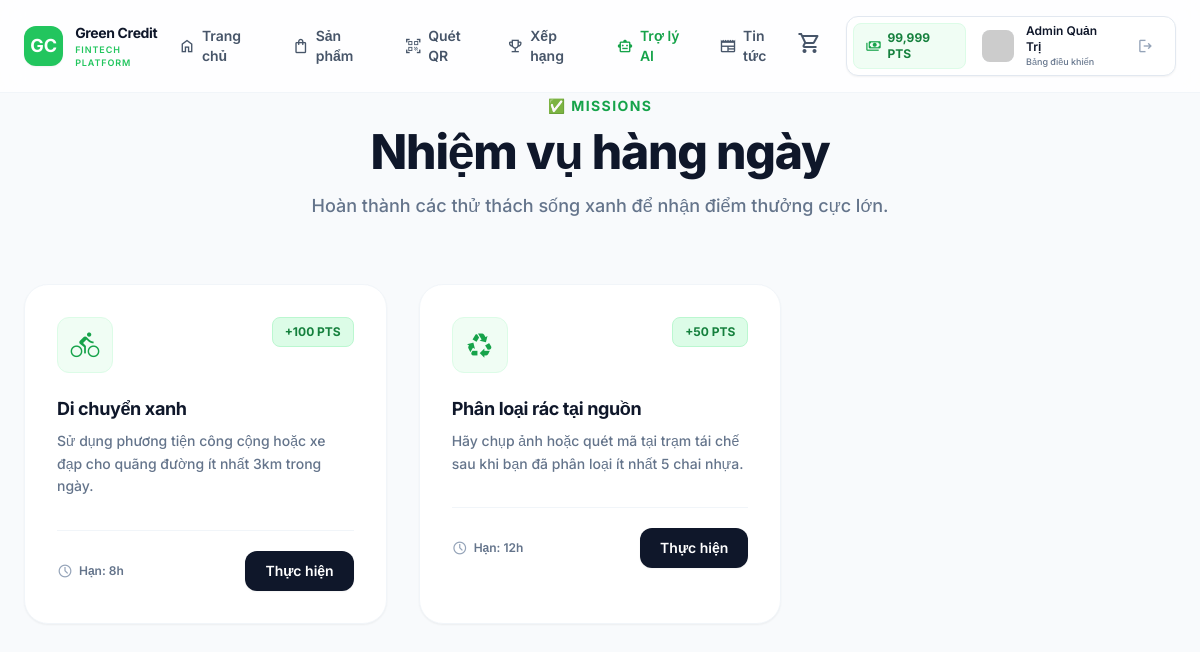
Screenshot of /tasks.php (signed in) with the database file from the repository.
### tables this page shows
CREATE TABLE `users` (
  `id` int(11) NOT NULL AUTO_INCREMENT,
  `username` varchar(50) NOT NULL,
  `email` varchar(100) NOT NULL,
  `password` varchar(255) NOT NULL,
  `full_name` varchar(100) DEFAULT NULL,
  `points` int(11) DEFAULT 0,
  `role` enum('user','admin') DEFAULT 'user',
  `created_at` timestamp DEFAULT current_timestamp(),
  `updated_at` timestamp DEFAULT current_timestamp() ON UPDATE current_timestamp(),
  PRIMARY KEY (`id`),
  UNIQUE KEY `username` (`username`),
  UNIQUE KEY `email` (`email`)
);

CREATE TABLE `tasks` (
  `id` int(11) NOT NULL AUTO_INCREMENT,
  `title` varchar(255) NOT NULL,
  `description` text NOT NULL,
  `points` int(11) NOT NULL,
  `icon` varchar(50) DEFAULT 'eco',
  `expire_hours` int(11) DEFAULT 24,
  `created_at` timestamp DEFAULT current_timestamp(),
  PRIMARY KEY (`id`)
);

### tasks.php (the view, shortened to what this page needs)
<?php
require_once 'includes/db.php';
$stmt = $pdo->query("SELECT * FROM tasks ORDER BY id DESC");
$tasks = $stmt->fetchAll();
$completed_tasks = [];
if (isset($_SESSION['user_id'])) {
    $stmt = $pdo->prepare("SELECT task_id FROM user_tasks WHERE user_id = ? AND status = 'completed'");
    $stmt->execute([$_SESSION['user_id']]);
    $completed_tasks = $stmt->fetchAll(PDO::FETCH_COLUMN);
}
require_once 'includes/header.php';
?>
<div class="min-h-screen bg-[#f8fafc] pt-24 pb-20 px-6">
    <div class="max-w-7xl mx-auto">
        <div class="text-center mb-16" data-aos="fade-up">
            <h2 class="text-green-600 font-bold uppercase tracking-widest mb-3 text-sm">✅ Missions</h2>
            <h1 class="text-4xl md:text-5xl font-extrabold text-slate-900 tracking-tight mb-4">Nhiệm vụ hàng ngày</h1>
            <p class="text-slate-500 font-medium text-lg">Hoàn thành các thử thách sống xanh để nhận điểm thưởng cực lớn.</p>
        </div>
        <div class="grid grid-cols-1 md:grid-cols-2 lg:grid-cols-3 gap-8">
            <?php if (empty($tasks)): ?>
                <div class="col-span-full text-center py-20 bg-white rounded-3xl border border-slate-100 shadow-sm">
                    <span class="material-symbols-outlined text-6xl text-slate-300 mb-4 font-light">task</span>
                    <p class="text-slate-500 font-semibold">Chưa có nhiệm vụ nào</p>
                </div>
            <?php else: ?>
                <?php foreach ($tasks as $index => $task):
                    $is_completed = in_array($task['id'], $completed_tasks);
                ?>
                <div class="bg-white p-8 rounded-3xl border border-slate-100 shadow-sm group relative overflow-hidden transition-all hover:shadow-md" data-aos="fade-up" data-aos-delay="<?= $index * 50 ?>">
                    <div class="flex justify-between items-start mb-6 relative z-0">
                        <div class="w-14 h-14 bg-green-50 text-green-600 rounded-xl flex items-center justify-center border border-green-100">
                            <span class="material-symbols-outlined text-3xl font-light"><?= htmlspecialchars($task['icon'] ?: 'eco') ?></span>
                        </div>
                        <span class="px-3 py-1.5 bg-green-100 text-green-700 text-xs font-bold rounded-lg border border-green-200">+<?= $task['points'] ?> PTS</span>
                    </div>
                    <h3 class="text-lg font-bold text-slate-900 mb-2 leading-snug relative z-0"><?= htmlspecialchars($task['title']) ?></h3>
                    <p class="text-slate-500 text-sm font-medium mb-8 leading-relaxed relative z-0"><?= htmlspecialchars($task['description']) ?></p>
                    <div class="flex items-center justify-between pt-5 border-t border-slate-100 relative z-0">
                        <div class="flex items-center gap-1.5">
                            <span class="material-symbols-outlined text-[16px] text-slate-400">schedule</span>
                            <span class="text-xs font-semibold text-slate-500">Hạn: <?= $task['expire_hours'] ?>h</span>
                        </div>
                        <button onclick="completeTask(<?= $task['id'] ?>, this)" class="bg-slate-900 text-white px-5 py-2.5 rounded-xl font-semibold text-sm hover:bg-slate-800 transition-all shadow-sm <?= $is_completed ? 'opacity-50 pointer-events-none' : '' ?>">Thực hiện</button>
                    </div>
                </div>
                <?php endforeach; ?>
            <?php endif; ?>
        </div>
    </div>
</div>
<?php include 'includes/footer.php'; ?>

### includes/header.php (shortened to what this page needs)
<?php
require_once __DIR__ . '/db.php';
$header_user = null;
if (isset($_SESSION['user_id'])) {
    $stmt = $pdo->prepare("SELECT username, full_name, points FROM users WHERE id = ?");
    $stmt->execute([$_SESSION['user_id']]);
    $header_user = $stmt->fetch();
}
?>
<!DOCTYPE html>
<html lang="vi">
<head>
    <script src="https://cdn.tailwindcss.com"></script>
    <link href="https://unpkg.com/aos@2.3.1/dist/aos.css" rel="stylesheet">
    <link rel="stylesheet" href="https://cdnjs.cloudflare.com/ajax/libs/font-awesome/6.4.0/css/all.min.css">
    <link rel="stylesheet" href="<?= BASE_URL ?>assets/css/main.css">
</head>
<body>
<header class="fixed top-0 left-0 w-full z-50 bg-white/80 backdrop-blur-md border-b border-slate-100 py-4 px-6 transition-all duration-300">
    <div class="max-w-7xl mx-auto flex items-center justify-between">
        <a href="<?= BASE_URL ?>index.php" class="flex items-center gap-3 group">
            <div class="w-10 h-10 bg-green-500 text-white rounded-xl flex items-center justify-center font-bold text-lg shadow-sm group-hover:scale-105 transition-transform">
                GC
            </div>
            <div class="flex flex-col">
                <span class="text-sm font-bold tracking-tight text-slate-900 group-hover:text-green-600 transition-colors">Green Credit</span>
                <span class="text-[9px] font-semibold text-green-500 uppercase tracking-widest">Fintech Platform</span>
            </div>
        </a>
        <nav class="hidden lg:flex items-center gap-6 xl:gap-8">
            <a href="<?= BASE_URL ?>index.php" class="text-sm font-semibold text-slate-600 hover:text-slate-900 transition-colors flex items-center gap-1.5">
                <span class="material-symbols-outlined text-[18px]">home</span> Trang chủ
            </a>
            <a href="<?= BASE_URL ?>rewards.php" class="text-sm font-semibold text-slate-600 hover:text-slate-900 transition-colors flex items-center gap-1.5">
                <span class="material-symbols-outlined text-[18px]">shopping_bag</span> Sản phẩm
            </a>
            <a href="<?= BASE_URL ?>scan_qr.php" class="text-sm font-semibold text-slate-600 hover:text-slate-900 transition-colors flex items-center gap-1.5">
                <span class="material-symbols-outlined text-[18px]">qr_code_scanner</span> Quét QR
            </a>
            <a href="<?= BASE_URL ?>leaderboard.php" class="text-sm font-semibold text-slate-600 hover:text-slate-900 transition-colors flex items-center gap-1.5">
                <span class="material-symbols-outlined text-[18px]">emoji_events</span> Xếp hạng
            </a>
            <a href="<?= BASE_URL ?>ai_assistant.php" class="text-sm font-semibold text-green-600 hover:text-green-700 transition-colors flex items-center gap-1.5">
                <span class="material-symbols-outlined text-[18px]">smart_toy</span> Trợ lý AI
            </a>
            <a href="<?= BASE_URL ?>news.php" class="text-sm font-semibold text-slate-600 hover:text-slate-900 transition-colors flex items-center gap-1.5">
                <span class="material-symbols-outlined text-[18px]">newspaper</span> Tin tức
            </a>
        </nav>
        <div class="flex items-center gap-4">
            <a href="<?= BASE_URL ?>cart.php" class="relative group p-2 hover:bg-slate-50 rounded-xl transition-all">
                <span class="material-symbols-outlined text-slate-600 group-hover:text-green-600">shopping_cart</span>
            </a>
            <?php if ($header_user): ?>
                <div class="flex items-center gap-3 bg-white p-1.5 pr-4 rounded-xl border border-slate-200 shadow-sm group hover:border-slate-300 transition-colors cursor-pointer relative">
                    <div class="hidden sm:flex items-center gap-1.5 px-3 py-1.5 bg-green-50 rounded-lg border border-green-100 mr-1">
                        <span class="material-symbols-outlined text-[16px] text-green-600">payments</span>
                        <span class="text-xs font-bold text-green-700"><?= number_format($header_user['points']) ?> PTS</span>
                    </div>
                    <div class="w-8 h-8 bg-slate-100 rounded-lg flex items-center justify-center font-bold text-xs overflow-hidden shrink-0">
                        <?php
                            $header_display_name = ($header_user['full_name'] ?? '') ?: ($header_user['username'] ?? 'User');
                        ?>
                        <img src="https://ui-avatars.com/api/?name=<?= urlencode($header_display_name) ?>&background=0f172a&color=fff&size=100" alt="Avatar" class="w-full h-full object-cover">
                    </div>
                    <div class="flex flex-col">
                        <span class="text-xs font-semibold text-slate-900"><?= htmlspecialchars($header_display_name) ?></span>
                        <a href="<?= BASE_URL ?>dashboard.php" class="text-[9px] font-medium text-slate-500 hover:text-green-600 transition-colors">Bảng điều khiển</a>
                    </div>
                    <a href="<?= BASE_URL ?>auth/logout.php" class="ml-2 w-7 h-7 rounded-md flex items-center justify-center text-slate-400 hover:text-red-600 hover:bg-red-50 transition-all" title="Đăng xuất">
                        <span class="material-symbols-outlined text-[18px]">logout</span>
                    </a>
                </div>
            <?php endif; ?>
        </div>
    </div>
</header>

### assets/css/main.css (style rules this page uses)
:root { --primary: #22c55e; --primary-glow: rgba(34, 197, 94, 0.2); --secondary: #123321; --accent: #facc15; --glass-white: rgba(255, 255, 255, 0.9); --bg-gradient: linear-gradient(135deg, #f8fafc 0%, #ffffff 100%); }
body { font-family: 'Plus Jakarta Sans', sans-serif; background-color: #ffffff; color: var(--secondary); }

### includes/header.php (style rules this page uses)
body { font-family: 'Inter', sans-serif; color: #334155; }
h1, h2, h3, h4, h5, h6 { letter-spacing: -0.02em; color: #0f172a; }

### rows the page displays
users: points "99,999", full_name "Admin Quản Trị"
tasks: points "100", title "Di chuyển xanh", description "Sử dụng phương tiện công cộng hoặc xe đạp cho quãng đường ít nhất 3km trong ngày.", expire_hours "8"
tasks: points "50", title "Phân loại rác tại nguồn", description "Hãy chụp ảnh hoặc quét mã tại trạm tái chế sau khi bạn đã phân loại ít nhất 5 chai nhựa.", expire_hours "12"
